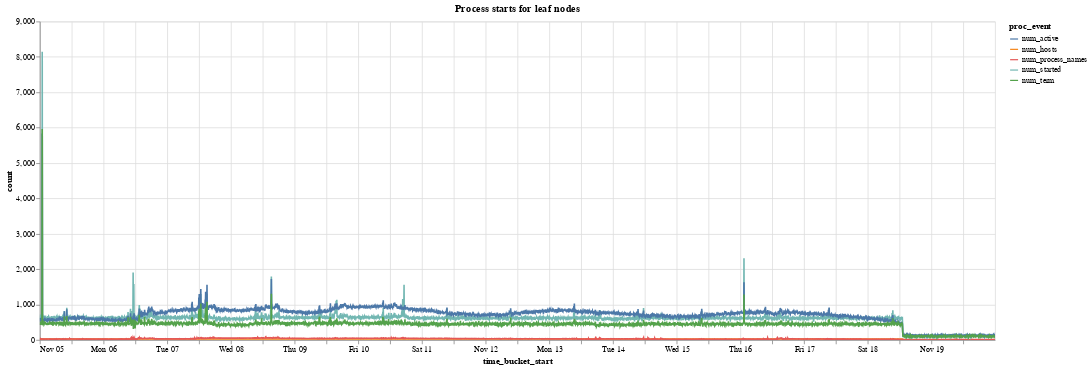

Notebook source saved alongside this figure:
### Code cell
alt.Chart(plf_df_melt).mark_line().encode(
    x='time_bucket_start',
    y=alt.Y('count'), #,scale=alt.Scale(type="symlog")),
    color='proc_event',
    tooltip=['time_bucket_start:T']
).properties(
    title='Process starts for leaf nodes',
    width=1200,
    height=400
).interactive()

### Figure 1 — Vega-Lite specification as saved in the notebook (floating-point values rounded to 4 significant figures; data arrays with more than 128 entries replaced by an {"elided": "..."} marker saying what was removed)
{"config": {"view": {"continuousWidth": 300, "continuousHeight": 300}}, "data": {"name": "data-61a5cbbff2cc55b2692ba24fa5a2d72a"}, "mark": {"type": "line"}, "encoding": {"color": {"field": "proc_event", "type": "nominal"}, "tooltip": [{"field": "time_bucket_start", "type": "temporal"}], "x": {"field": "time_bucket_start", "type": "temporal"}, "y": {"field": "count", "type": "quantitative"}}, "height": 400, "params": [{"name": "param_7", "select": {"type": "interval", "encodings": ["x", "y"]}, "bind": "scales"}], "title": "Process starts for leaf nodes", "width": 1200, "$schema": "https://vega.github.io/schema/vega-lite/v5.17.0.json", "datasets": {"data-61a5cbbff2cc55b2692ba24fa5a2d72a": {"elided": "21600 records"}}}
